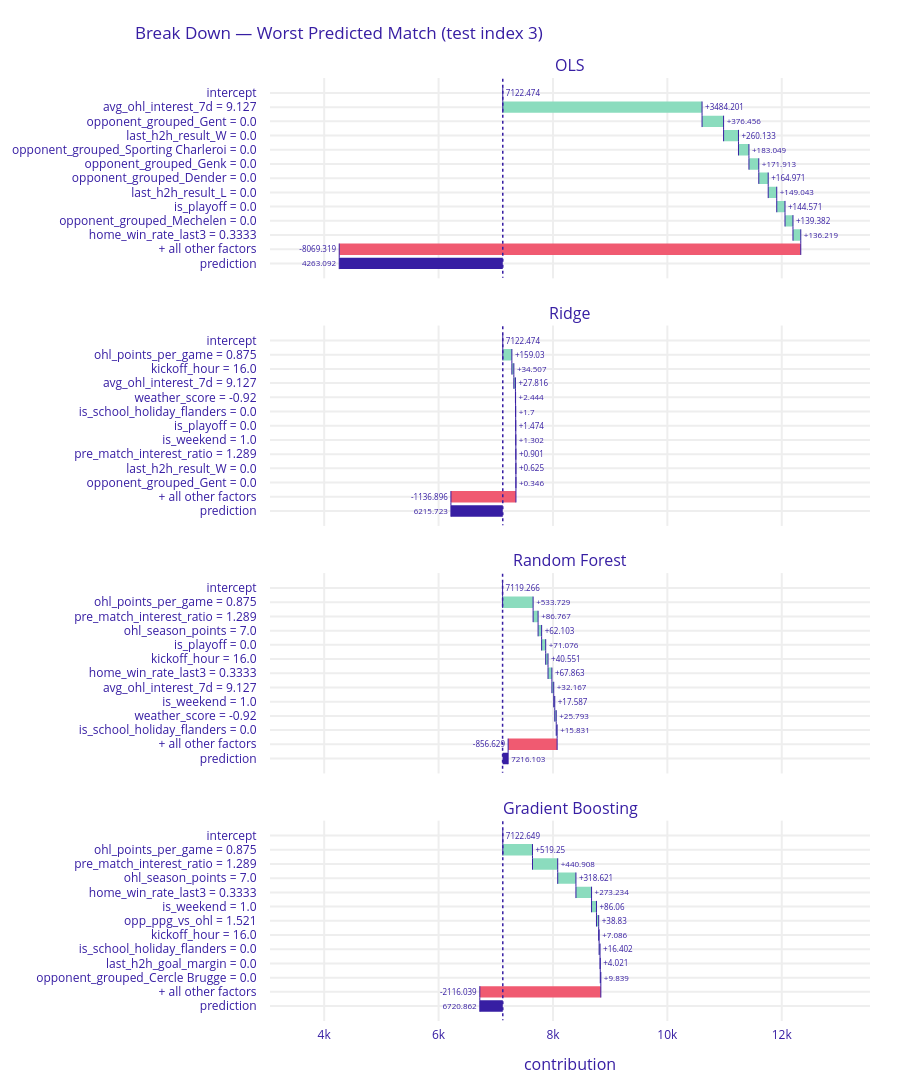

Notebook code for this chart:
### Code cell
# Break Down — worst predicted match
obs_worst = X_test.iloc[[worst_idx]]

bd_ols_worst   = exp_ols.predict_parts(obs_worst,   type='break_down')
bd_ridge_worst = exp_ridge.predict_parts(obs_worst, type='break_down')
bd_rf_worst    = exp_rf.predict_parts(obs_worst,    type='break_down')
bd_gb_worst    = exp_gb.predict_parts(obs_worst,    type='break_down')

bd_ols_worst.plot(
    objects=[bd_ridge_worst, bd_rf_worst, bd_gb_worst],
    title=f'Break Down — Worst Predicted Match (test index {worst_idx})'
)

### Figure 1 — Plotly figure (JSON) as saved in the notebook; plotly's stock layout.template omitted (floating-point values rounded to 4 significant figures)
{"data": [{"base": 7122.0, "connector": {"line": {"color": "#371ea3", "dash": "solid", "width": 1}, "mode": "spanning"}, "decreasing": {"marker": {"color": "#f05a71"}}, "hoverinfo": "text+delta", "hoverlabel": {"bgcolor": "rgba(0,0,0,0.8)"}, "hovertext": ["Average response: 7122.474<br>Prediction: 4263.092", "avg_ohl_interest_7d = 9.127<br>increases average response by", "opponent_grouped_Gent = 0.0<br>increases average response by", "last_h2h_result_W = 0.0<br>increases average response by", "opponent_grouped_Sporting Charleroi = 0.0<br>increases average response by", "opponent_grouped_Genk = 0.0<br>increases average response by", "opponent_grouped_Dender = 0.0<br>increases average response by", "last_h2h_result_L = 0.0<br>increases average response by", "is_playoff = 0.0<br>increases average response by", "opponent_grouped_Mechelen = 0.0<br>increases average response by", "home_win_rate_last3 = 0.3333<br>increases average response by", "+ all other factors<br>decreases average response by", "Average response: 7122.474<br>Prediction: 4263.092"], "increasing": {"marker": {"color": "#8bdcbe"}}, "measure": ["relative", "relative", "relative", "relative", "relative", "relative", "relative", "relative", "relative", "relative", "relative", "relative", "total"], "orientation": "h", "showlegend": false, "text": ["7122.474", "+3484.201", "+376.456", "+260.133", "+183.049", "+171.913", "+164.971", "+149.043", "+144.571", "+139.382", "+136.219", "-8069.319", "4263.092"], "textposition": "outside", "totals": {"marker": {"color": "#371ea3"}}, "type": "waterfall", "x": [0, 3484.0, 376.5, 260.1, 183.0, 171.9, 165.0, 149.0, 144.6, 139.4, 136.2, -8069.0, -2859.0], "xaxis": "x", "y": ["intercept", "avg_ohl_interest_7d = 9.127", "opponent_grouped_Gent = 0.0", "last_h2h_result_W = 0.0", "opponent_grouped_Sporting Charleroi = 0.0", "opponent_grouped_Genk = 0.0", "opponent_grouped_Dender = 0.0", "last_h2h_result_L = 0.0", "is_playoff = 0.0", "opponent_grouped_Mechelen = 0.0", "home_win_rate_last3 = 0.3333", "+ all other factors", "prediction"], "yaxis": "y"}, {"base": 7122.0, "connector": {"line": {"color": "#371ea3", "dash": "solid", "width": 1}, "mode": "spanning"}, "decreasing": {"marker": {"color": "#f05a71"}}, "hoverinfo": "text+delta", "hoverlabel": {"bgcolor": "rgba(0,0,0,0.8)"}, "hovertext": ["Average response: 7122.474<br>Prediction: 6215.723", "ohl_points_per_game = 0.875<br>increases average response by", "kickoff_hour = 16.0<br>increases average response by", "avg_ohl_interest_7d = 9.127<br>increases average response by", "weather_score = -0.92<br>increases average response by", "is_school_holiday_flanders = 0.0<br>increases average response by", "is_playoff = 0.0<br>increases average response by", "is_weekend = 1.0<br>increases average response by", "pre_match_interest_ratio = 1.289<br>increases average response by", "last_h2h_result_W = 0.0<br>increases average response by", "opponent_grouped_Gent = 0.0<br>increases average response by", "+ all other factors<br>decreases average response by", "Average response: 7122.474<br>Prediction: 6215.723"], "increasing": {"marker": {"color": "#8bdcbe"}}, "measure": ["relative", "relative", "relative", "relative", "relative", "relative", "relative", "relative", "relative", "relative", "relative", "relative", "total"], "orientation": "h", "showlegend": false, "text": ["7122.474", "+159.03", "+34.507", "+27.816", "+2.444", "+1.7", "+1.474", "+1.302", "+0.901", "+0.625", "+0.346", "-1136.896", "6215.723"], "textposition": "outside", "totals": {"marker": {"color": "#371ea3"}}, "type": "waterfall", "x": [0, 159.0, 34.51, 27.82, 2.444, 1.7, 1.474, 1.302, 0.901, 0.625, 0.346, -1137.0, -906.8], "xaxis": "x2", "y": ["intercept", "ohl_points_per_game = 0.875", "kickoff_hour = 16.0", "avg_ohl_interest_7d = 9.127", "weather_score = -0.92", "is_school_holiday_flanders = 0.0", "is_playoff = 0.0", "is_weekend = 1.0", "pre_match_interest_ratio = 1.289", "last_h2h_result_W = 0.0", "opponent_grouped_Gent = 0.0", "+ all other factors", "prediction"], "yaxis": "y2"}, {"base": 7119.0, "connector": {"line": {"color": "#371ea3", "dash": "solid", "width": 1}, "mode": "spanning"}, "decreasing": {"marker": {"color": "#f05a71"}}, "hoverinfo": "text+delta", "hoverlabel": {"bgcolor": "rgba(0,0,0,0.8)"}, "hovertext": ["Average response: 7119.266<br>Prediction: 7216.103", "ohl_points_per_game = 0.875<br>increases average response by", "pre_match_interest_ratio = 1.289<br>increases average response by", "ohl_season_points = 7.0<br>increases average response by", "is_playoff = 0.0<br>increases average response by", "kickoff_hour = 16.0<br>increases average response by", "home_win_rate_last3 = 0.3333<br>increases average response by", "avg_ohl_interest_7d = 9.127<br>increases average response by", "is_weekend = 1.0<br>increases average response by", "weather_score = -0.92<br>increases average response by", "is_school_holiday_flanders = 0.0<br>increases average response by", "+ all other factors<br>decreases average response by", "Average response: 7119.266<br>Prediction: 7216.103"], "increasing": {"marker": {"color": "#8bdcbe"}}, "measure": ["relative", "relative", "relative", "relative", "relative", "relative", "relative", "relative", "relative", "relative", "relative", "relative", "total"], "orientation": "h", "showlegend": false, "text": ["7119.266", "+533.729", "+86.767", "+62.103", "+71.076", "+40.551", "+67.863", "+32.167", "+17.587", "+25.793", "+15.831", "-856.629", "7216.103"], "textposition": "outside", "totals": {"marker": {"color": "#371ea3"}}, "type": "waterfall", "x": [0, 533.7, 86.77, 62.1, 71.08, 40.55, 67.86, 32.17, 17.59, 25.79, 15.83, -856.6, 96.84], "xaxis": "x3", "y": ["intercept", "ohl_points_per_game = 0.875", "pre_match_interest_ratio = 1.289", "ohl_season_points = 7.0", "is_playoff = 0.0", "kickoff_hour = 16.0", "home_win_rate_last3 = 0.3333", "avg_ohl_interest_7d = 9.127", "is_weekend = 1.0", "weather_score = -0.92", "is_school_holiday_flanders = 0.0", "+ all other factors", "prediction"], "yaxis": "y3"}, {"base": 7123.0, "connector": {"line": {"color": "#371ea3", "dash": "solid", "width": 1}, "mode": "spanning"}, "decreasing": {"marker": {"color": "#f05a71"}}, "hoverinfo": "text+delta", "hoverlabel": {"bgcolor": "rgba(0,0,0,0.8)"}, "hovertext": ["Average response: 7122.649<br>Prediction: 6720.862", "ohl_points_per_game = 0.875<br>increases average response by", "pre_match_interest_ratio = 1.289<br>increases average response by", "ohl_season_points = 7.0<br>increases average response by", "home_win_rate_last3 = 0.3333<br>increases average response by", "is_weekend = 1.0<br>increases average response by", "opp_ppg_vs_ohl = 1.521<br>increases average response by", "kickoff_hour = 16.0<br>increases average response by", "is_school_holiday_flanders = 0.0<br>increases average response by", "last_h2h_goal_margin = 0.0<br>increases average response by", "opponent_grouped_Cercle Brugge = 0.0<br>increases average response by", "+ all other factors<br>decreases average response by", "Average response: 7122.649<br>Prediction: 6720.862"], "increasing": {"marker": {"color": "#8bdcbe"}}, "measure": ["relative", "relative", "relative", "relative", "relative", "relative", "relative", "relative", "relative", "relative", "relative", "relative", "total"], "orientation": "h", "showlegend": false, "text": ["7122.649", "+519.25", "+440.908", "+318.621", "+273.234", "+86.06", "+38.83", "+7.086", "+16.402", "+4.021", "+9.839", "-2116.039", "6720.862"], "textposition": "outside", "totals": {"marker": {"color": "#371ea3"}}, "type": "waterfall", "x": [0, 519.2, 440.9, 318.6, 273.2, 86.06, 38.83, 7.086, 16.4, 4.021, 9.839, -2116.0, -401.8], "xaxis": "x4", "y": ["intercept", "ohl_points_per_game = 0.875", "pre_match_interest_ratio = 1.289", "ohl_season_points = 7.0", "home_win_rate_last3 = 0.3333", "is_weekend = 1.0", "opp_ppg_vs_ohl = 1.521", "kickoff_hour = 16.0", "is_school_holiday_flanders = 0.0", "last_h2h_goal_margin = 0.0", "opponent_grouped_Cercle Brugge = 0.0", "+ all other factors", "prediction"], "yaxis": "y4"}], "layout": {"annotations": [{"font": {"size": 16}, "showarrow": false, "text": "OLS", "x": 0.5, "xanchor": "center", "xref": "paper", "y": 1, "yanchor": "bottom", "yref": "paper"}, {"font": {"size": 16}, "showarrow": false, "text": "Ridge", "x": 0.5, "xanchor": "center", "xref": "paper", "y": 0.7375, "yanchor": "bottom", "yref": "paper"}, {"font": {"size": 16}, "showarrow": false, "text": "Random Forest", "x": 0.5, "xanchor": "center", "xref": "paper", "y": 0.475, "yanchor": "bottom", "yref": "paper"}, {"font": {"size": 16}, "showarrow": false, "text": "Gradient Boosting", "x": 0.5, "xanchor": "center", "xref": "paper", "y": 0.2125, "yanchor": "bottom", "yref": "paper"}, {"font": {"size": 16}, "showarrow": false, "text": "contribution", "x": 0.5, "xanchor": "center", "xref": "paper", "y": 0, "yanchor": "top", "yref": "paper", "yshift": -30}], "font": {"color": "#371ea3"}, "height": 1415, "margin": {"b": 71, "r": 30, "t": 78}, "shapes": [{"line": {"color": "#371ea3", "dash": "dot", "width": 1.5}, "type": "line", "x0": 7122.0, "x1": 7122.0, "xref": "x", "y0": -1, "y1": 13, "yref": "y"}, {"line": {"color": "#371ea3", "dash": "dot", "width": 1.5}, "type": "line", "x0": 7122.0, "x1": 7122.0, "xref": "x2", "y0": -1, "y1": 13, "yref": "y2"}, {"line": {"color": "#371ea3", "dash": "dot", "width": 1.5}, "type": "line", "x0": 7119.0, "x1": 7119.0, "xref": "x3", "y0": -1, "y1": 13, "yref": "y3"}, {"line": {"color": "#371ea3", "dash": "dot", "width": 1.5}, "type": "line", "x0": 7123.0, "x1": 7123.0, "xref": "x4", "y0": -1, "y1": 13, "yref": "y4"}], "title": {"text": "Break Down — Worst Predicted Match (test index 3)", "x": 0.15}, "xaxis": {"anchor": "y", "automargin": true, "domain": [0, 1], "fixedrange": true, "gridwidth": 2, "matches": "x4", "range": [3053.0, 13540.0], "showticklabels": false, "tickcolor": "white", "ticklen": 3, "ticks": "outside", "type": "linear", "zeroline": false}, "xaxis2": {"anchor": "y2", "automargin": true, "domain": [0, 1], "fixedrange": true, "gridwidth": 2, "matches": "x4", "range": [3053.0, 13540.0], "showticklabels": false, "tickcolor": "white", "ticklen": 3, "ticks": "outside", "type": "linear", "zeroline": false}, "xaxis3": {"anchor": "y3", "automargin": true, "domain": [0, 1], "fixedrange": true, "gridwidth": 2, "matches": "x4", "range": [3053.0, 13540.0], "showticklabels": false, "tickcolor": "white", "ticklen": 3, "ticks": "outside", "type": "linear", "zeroline": false}, "xaxis4": {"anchor": "y4", "automargin": true, "domain": [0, 1], "fixedrange": true, "gridwidth": 2, "range": [3053.0, 13540.0], "tickcolor": "white", "ticklen": 3, "ticks": "outside", "type": "linear", "zeroline": false}, "yaxis": {"anchor": "x", "automargin": true, "autorange": "reversed", "domain": [0.7875, 1], "fixedrange": true, "gridwidth": 2, "tickcolor": "white", "ticklen": 10, "ticks": "outside", "type": "category"}, "yaxis2": {"anchor": "x2", "automargin": true, "autorange": "reversed", "domain": [0.525, 0.7375], "fixedrange": true, "gridwidth": 2, "tickcolor": "white", "ticklen": 10, "ticks": "outside", "type": "category"}, "yaxis3": {"anchor": "x3", "automargin": true, "autorange": "reversed", "domain": [0.2625, 0.475], "fixedrange": true, "gridwidth": 2, "tickcolor": "white", "ticklen": 10, "ticks": "outside", "type": "category"}, "yaxis4": {"anchor": "x4", "automargin": true, "autorange": "reversed", "domain": [0, 0.2125], "fixedrange": true, "gridwidth": 2, "tickcolor": "white", "ticklen": 10, "ticks": "outside", "type": "category"}}}
